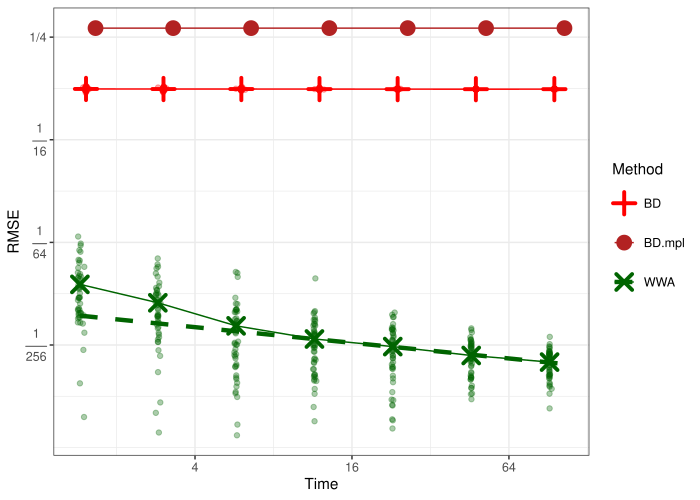

Reproduce this figure in R.

library(tidyverse)

res <- NULL

for (seednumber in 101:150) {#<- 101
  top_i <- 7
  
  fileName <- paste0("../iris_out/res", top_i, "seed", seednumber, ".Rdata")
  if (file.exists(fileName)) {
    load(file = fileName)
    res <- rbind(res, resall)
  }
}

res %>% mutate(log_t = log(time), log_d = log(rmse)) %>%
  mutate(method = case_when(
    method == "BD_rj" ~ "BD",
    method == "BDmpl_rj" ~ "BD.mpl",
    TRUE ~ method
  )) %>% filter(method != "BDmpl_bd") -> plot_df

#plot_df %>% group_by(method, is) %>% summarise(m_log_t = mean(log_t), m_log_d = mean(log_d)) %>%
#  mutate(time = exp(m_log_t), rmse = exp(m_log_d)) -> plot_summary_df

plot_df %>% group_by(method, is) %>% summarise(m_t = mean(time), m_d = sqrt(mean(rmse^2))) %>%
  mutate(time = m_t, rmse = m_d, log_t = log2(time), log_d = log2(rmse)) -> plot_summary_df

ggplot() + aes(x = time, y = rmse, colour = method) + geom_point(data = plot_df, alpha = 0.2) + scale_x_continuous(trans = 'log2') +
  scale_y_continuous(trans = 'log2') + geom_point(data = plot_summary_df, size = 4) + geom_line(data = plot_summary_df)

ggplot(plot_df, aes(x = as.factor(is), y = rmse, colour = method)) + geom_boxplot() + 
  scale_y_continuous(trans = 'log2') + geom_point(position = position_jitterdodge(), alpha = 0.2)

ggplot() + aes(x = time, y = rmse, colour = method) + 
  geom_point(data = plot_df, alpha = 0.2) + scale_x_continuous(trans = 'log2') +
  scale_y_continuous(trans = 'log2') +
  #scale_y_continuous(trans = 'log2', breaks = c(2^(-6:-1)),
  #             labels = c(expression(frac(1,64)), expression(frac(1,32)), expression(frac(1,16)), "1/8", "1/4", "1/2"))+ 
  geom_point(data = plot_summary_df, size = 4) + geom_line(data = plot_summary_df)

ggplot() + aes(x = time, y = rmse, colour = method) + 
  geom_point(data = plot_df, alpha = 0.2) + scale_x_continuous(trans = 'log2') +
  scale_y_continuous(trans = 'log2', breaks = c(4^(-4:-1)),
               labels = c(expression(frac(1,256)),expression(frac(1,64)), expression(frac(1,16)), "1/4"))+ 
  geom_point(data = plot_summary_df, size = 4, shape = 3, stroke = 2) + 
  geom_line(data = plot_summary_df)


df_test <- subset(plot_summary_df, method == "WWA" & time > 10)
fit <- lm(log2(rmse) ~ log2(time), data = df_test)
a <- coef(fit)[1]
b <- coef(fit)[2]
pred_df <- data.frame(
  time = seq(
    min(plot_summary_df$time),
    max(plot_summary_df$time),
    length.out = 200
  )
)
pred_df$rmse <- 2^a * pred_df$time^b
pred_df$method <- "WWA"

p <- ggplot() + aes(x = time, y = rmse, colour = method) + 
  geom_point(data = plot_df, alpha = 0.33) + scale_x_continuous(trans = 'log2') +
  scale_y_continuous(trans = 'log2', breaks = c(4^(-4:-1)),
                     labels = c(expression(frac(1,256)),expression(frac(1,64)), expression(frac(1,16)), "1/4"))+ 
  geom_point(data = plot_summary_df, size = 4, aes(shape = method), stroke = 2) + 
  geom_line(data = plot_summary_df) + theme_bw() + xlab("Time") + ylab("RMSE") +
  geom_line(data = pred_df, linetype = "dashed", linewidth = 1.5) +
  scale_color_manual(
    values = c(
      "BD" = "red",
      "BD.mpl" = "firebrick",
      "WWA" = "darkgreen"
    ),
    name = "Method"
  ) + 
  scale_shape_manual(
    values = c(
      "BD"     = 3,
      "BD.mpl" = 16,
      "WWA"    = 4
    ),
    name = "Method"
  ) +
  theme(legend.key.height = unit(1, "cm"))

print(p)

ggsave("iris_plot.pdf", p, height = 5, width = 7)
